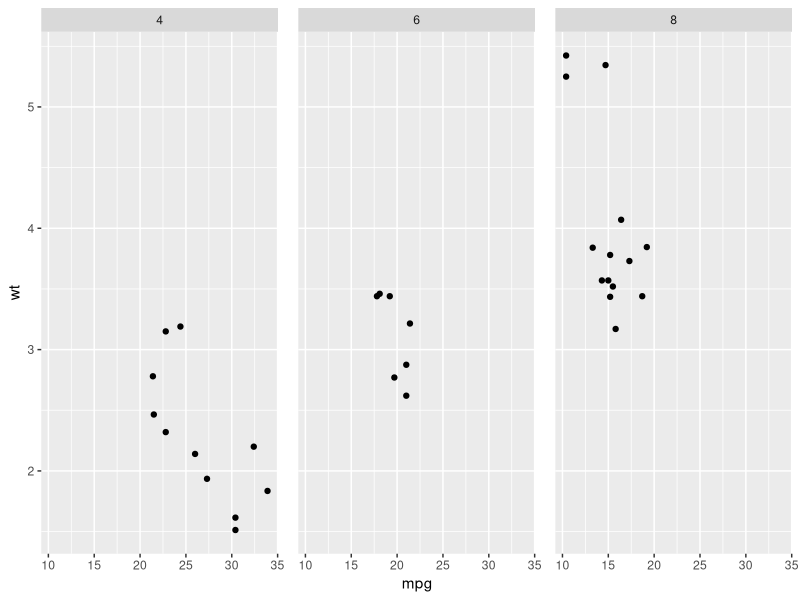
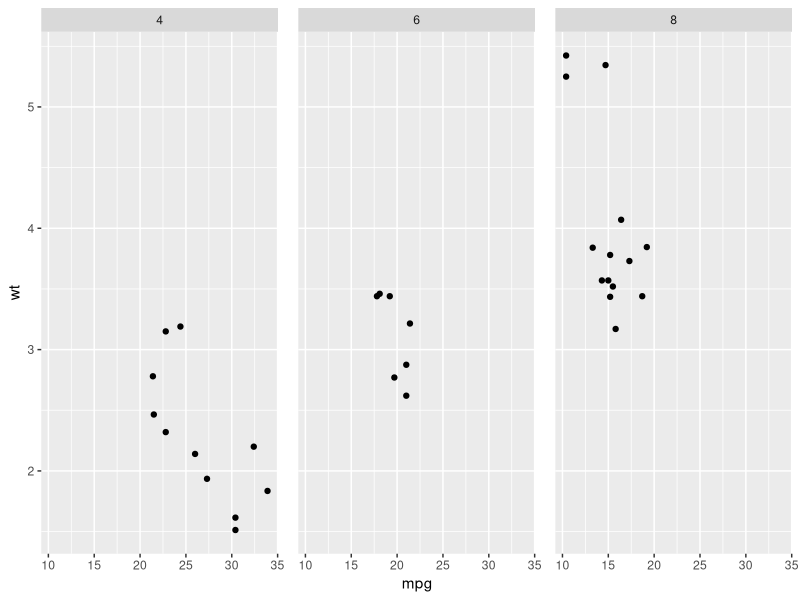
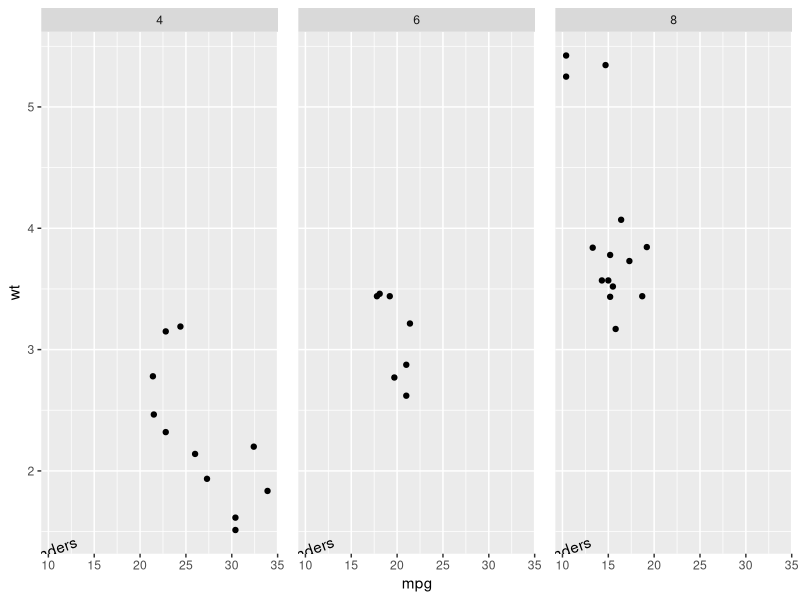
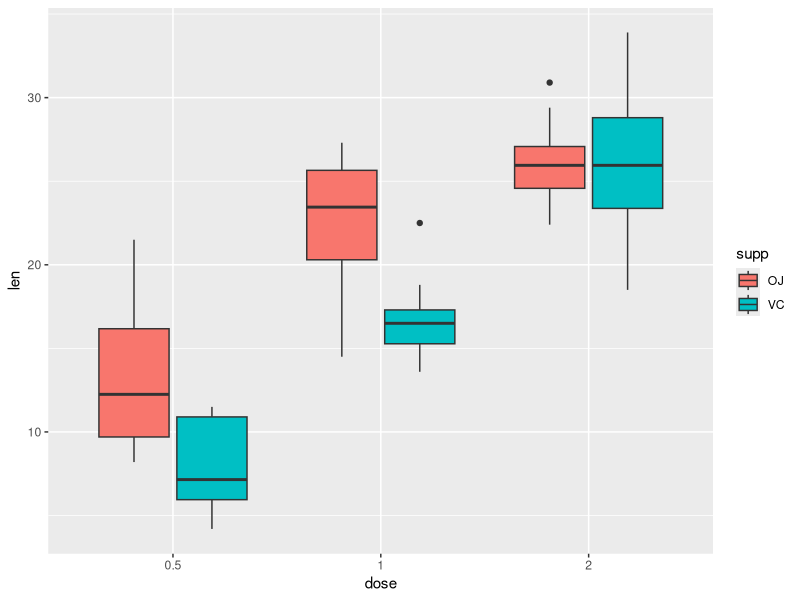
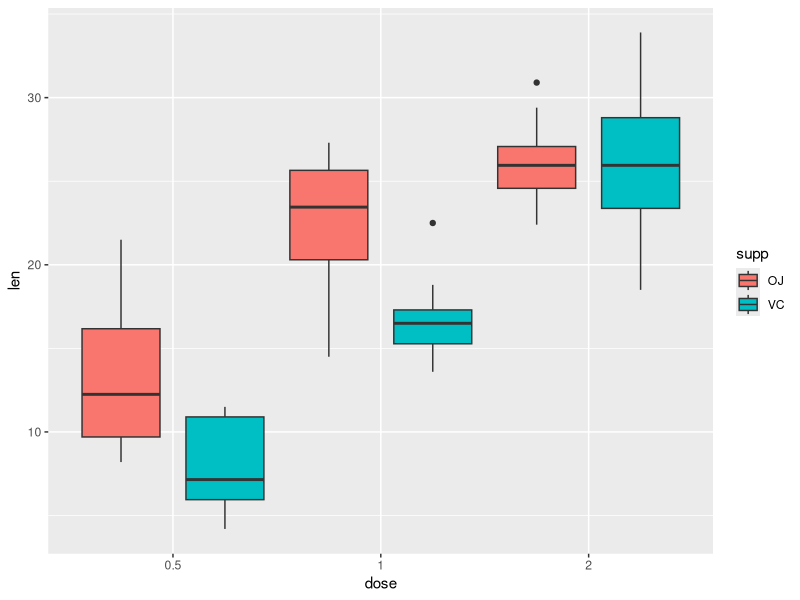
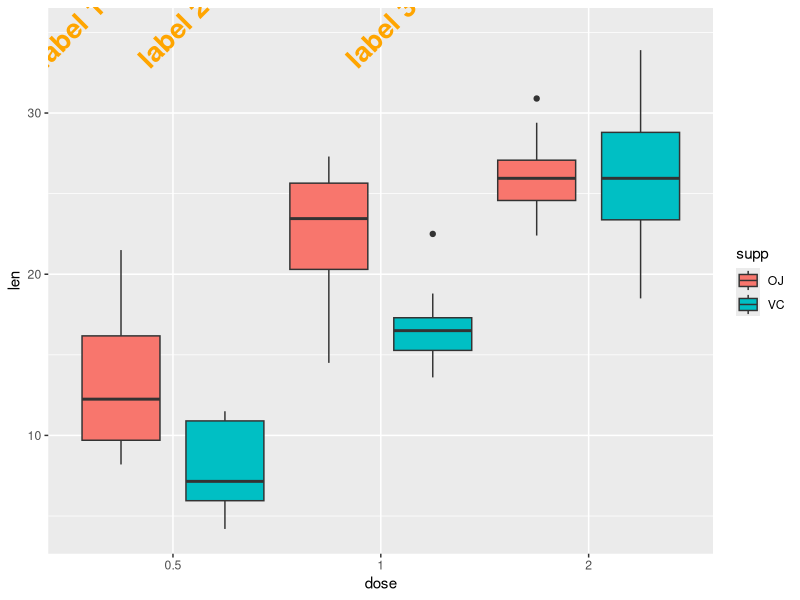
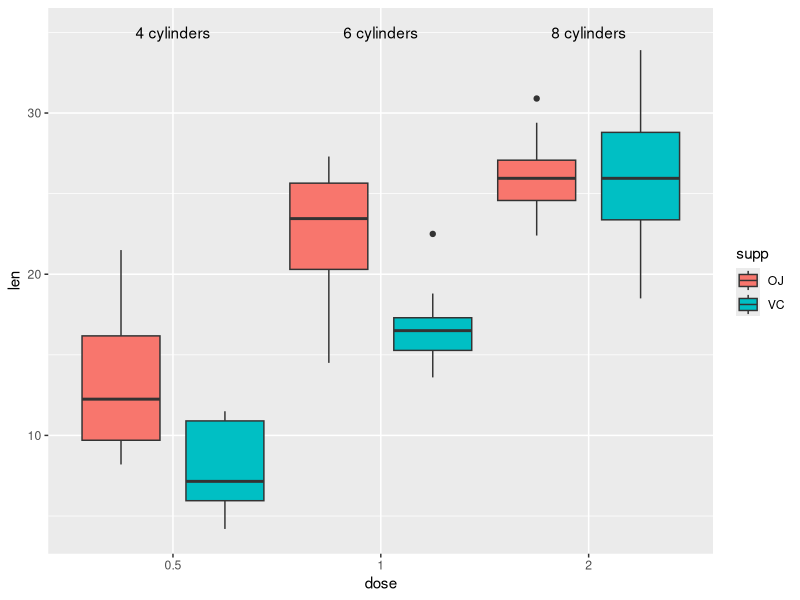

R code for these plots, in order: (Note: this script raises an error after producing the figures.)
library(ggplot2)

p <- ggplot(mtcars, aes(mpg, wt)) +
  geom_point() +
  facet_grid(. ~ cyl) +
  theme(panel.spacing = unit(1, "lines"))
p


dat_text <- data.frame(
  label = c("4 cylinders", "6 cylinders", "8 cylinders"),
  cyl   = c(4, 6, 8)
)
p1 <- p + geom_text(
  data    = dat_text,
  mapping = aes(x = -Inf, y = -Inf, label = label),
  hjust   = 1,
  vjust   = -2
)
p1
hjust <- 0.5
vjust <- 0.5
td <- expand.grid(
  hjust=c(0, 0.5, 1),
  vjust=c(0, 0.5, 1)
)
hj <- 0.5
vj <- 1
for(hj in td$hjust){
  for(vj in td$vjust){
    print(hj)
    print(vj)
    p1 <- p + geom_text(data=dat_text, aes(x = -Inf, y = 4, 
                                           label=label,hjust=hj, vjust=vj)) 
    p1
    
  }
}
p1 <- p + geom_text(data=dat_text, aes(x = -Inf, y = -Inf, label=label, angle=20, hjust=hjust, vjust=vjust)) 
p1

ToothGrowth$dose <- as.factor(ToothGrowth$dose)
# Change box plot colors by groups
ggplot(ToothGrowth, aes(x=dose, y=len, fill=supp)) +
  geom_boxplot()
# Change the position
p<-ggplot(ToothGrowth, aes(x=dose, y=len, fill=supp)) +
  geom_boxplot(position=position_dodge(1))
p
unique(ToothGrowth$supp)
dat_text <- data.frame(
  label = c("4 cylinders", "6 cylinders", "8 cylinders"),
  ds   = c(1, 2, 3),
  supp=c('VC','VC','VC')  
)
View(ToothGrowth)
  
p1 <- p + annotate("text", x = c(0.5, 1, 2), y = 35,
          label = c("label 1", "label 2","label 3") , color="orange",
          size=7 , angle=45, fontface="bold")
p1
p1 <- p + geom_text(data=dat_text, aes(x = ds, y = 35, label=label,
                                       hjust=0.5)) #, hjust=hjust, vjust=vjust
p1
dat_text <- data.frame(
  label = c("4 cylinders", "6 cylinders", "8 cylinders"),
  cyl   = c(4, 6, 8),
  x     = c(20, 27.5, 25),
  y     = c(4, 4, 4.5)
)

p1 <- p + geom_text(
  data    = dat_text,
  mapping = aes(x = x, y = y, label = label)
)
p1



library(dplyr)
library(ggplot2)
ToothGrowth <- ToothGrowth %>%
  dplyr::mutate(dose_desc=case_when(
    dose == 0.5 ~ "aaa",
    dose == 1 ~ "bbb",
    dose == 2 ~ "ccc",
    TRUE ~ 'other'
  ))
ToothGrowth$dose_desc <- as.factor(ToothGrowth$dose_desc)
t1 <- ToothGrowth
t1$series <- 'Pt1'
t2 <- ToothGrowth
t2$series <- 'Pt2'
t3 <- ToothGrowth
t3$series <- 'Pt3'


t <- dplyr::bind_rows(as.data.frame(t1),as.data.frame(t2),as.data.frame(t3))

# Change box plot colors by groups
# Change the position
class(t)
dim(t)

p<-ggplot(t, aes(x=dose_desc, y=len, fill=supp)) +
  geom_boxplot(position=position_dodge(1)) + 
  facet_grid(. ~ series) +
  theme(panel.spacing = unit(1, "lines"))
p

# p<-ggplot(ToothGrowth, aes(x=dose, y=len, fill=supp)) +
#   geom_boxplot(position=position_dodge(1))
# p

dat_text1 <- data.frame(
  label = c("*", " ","**"),
  ds   = c('aaa', 'bbb', 'ccc'),
  supp=c('VC','VC','VC')  
)

dat_text <- data.frame(
  label = c("*", " ","**"),
  ds   = c('aaa', 'bbb', 'ccc'),
  supp=c('VC','VC','VC')
  # series=c('Pt1','Pt2','Pt3')
)

dat_text2 <- data.frame(
  label = c("***", "*","*"),
  ds   = c('aaa', 'bbb', 'ccc'),
  supp=c('VC','VC','VC')
  # series=c('Pt1','Pt2','Pt3')
)

dat_text3 <- data.frame(
  label = c("**", "***",""),
  ds   = c('aaa', 'bbb', 'ccc'),
  supp=c('VC','VC','VC')
  # series=c('Pt1','Pt2','Pt3')
)

# dat_text1 <- dat_text
dat_text1$series <- 'Pt1'
# dat_text2 <- dat_text2
dat_text2$series <- 'Pt2'
# dat_text3 <- dat_text3
dat_text3$series <- 'Pt3'
anno <- dplyr::bind_rows(dat_text1,dat_text2,dat_text3)
# View(ToothGrowth)

# p1 <- p + annotate("text", x = c(1, 2, 3), y = 35,
#                    label = c("*", " ","**") , color="black",
#                    size=7 , fontface="bold") #angle=45, 
# p1
# p1 <- p + geom_text(data=dat_text, aes(x = ds, y = 35, label=label,
#                                        hjust=0.5)) #, hjust=hjust, vjust=vjust
# p1

p1 <- p + geom_text(data=anno, aes(x = ds, y = 35, label=label,
                                       hjust=0.5)) #, hjust=hjust, vjust=vjust
p1


p.values <- c(9.5e-15, 0.02)
signif <- stats::symnum(p.values, corr = FALSE, na = FALSE, 
                        cutpoints = c(0, 0.001, 0.01, 0.05, 0.1, 1), 
                        symbols = c("***", "**", "*", ".", " "))
